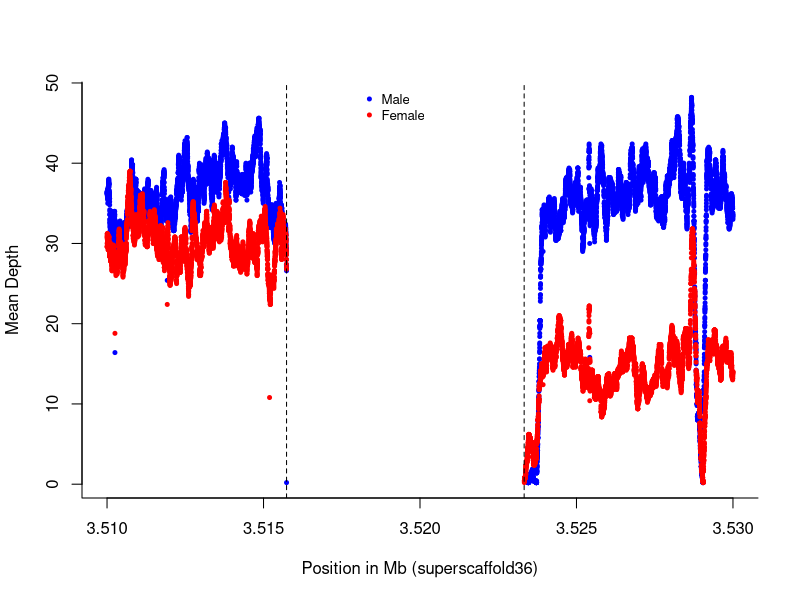

Write R code to recreate this figure.
#------------------------------------------------------------
# Homa Papoli
# Created on: May 2022
# Description: Script to create plots of Tajima's D distributions
# for Italian sparrow population based on thetas Analysis from ANGSD
# Note: Before running, set the working directory to the root of the project
#------------------------------------------------------------
rm(list = ls())
male_boundary_coverage <- read.table("data/coverage/male_boundary_coverage.txt", header = F)
female_boundary_coverage <- read.table("data/coverage/female_boundary_coverage.txt", header = F)

plot(((max(male_boundary_coverage$V2)-male_boundary_coverage$V2)+3510000)/10^6, rowMeans(male_boundary_coverage[,3:7]), pch = 20, col = "blue", 
     ylab = "Mean Depth", xlab = "Position in Mb (superscaffold36)", bty="l", cex = 0.8)
points(((max(female_boundary_coverage$V2)-female_boundary_coverage$V2)+3510000)/10^6, rowMeans(female_boundary_coverage[,3:7]), pch = 20, col = "red", cex = 0.8)
abline(v = ((max(male_boundary_coverage$V2)-3516672)+3510000)/10^6, lty = 2)
abline(v = ((max(male_boundary_coverage$V2)-3524264)+3510000)/10^6, lty = 2)

legend(3.518, 50, legend=c("Male", "Female"), col=c("blue", "red"), pch = c(20, 20), cex=0.8, box.lty=0)
